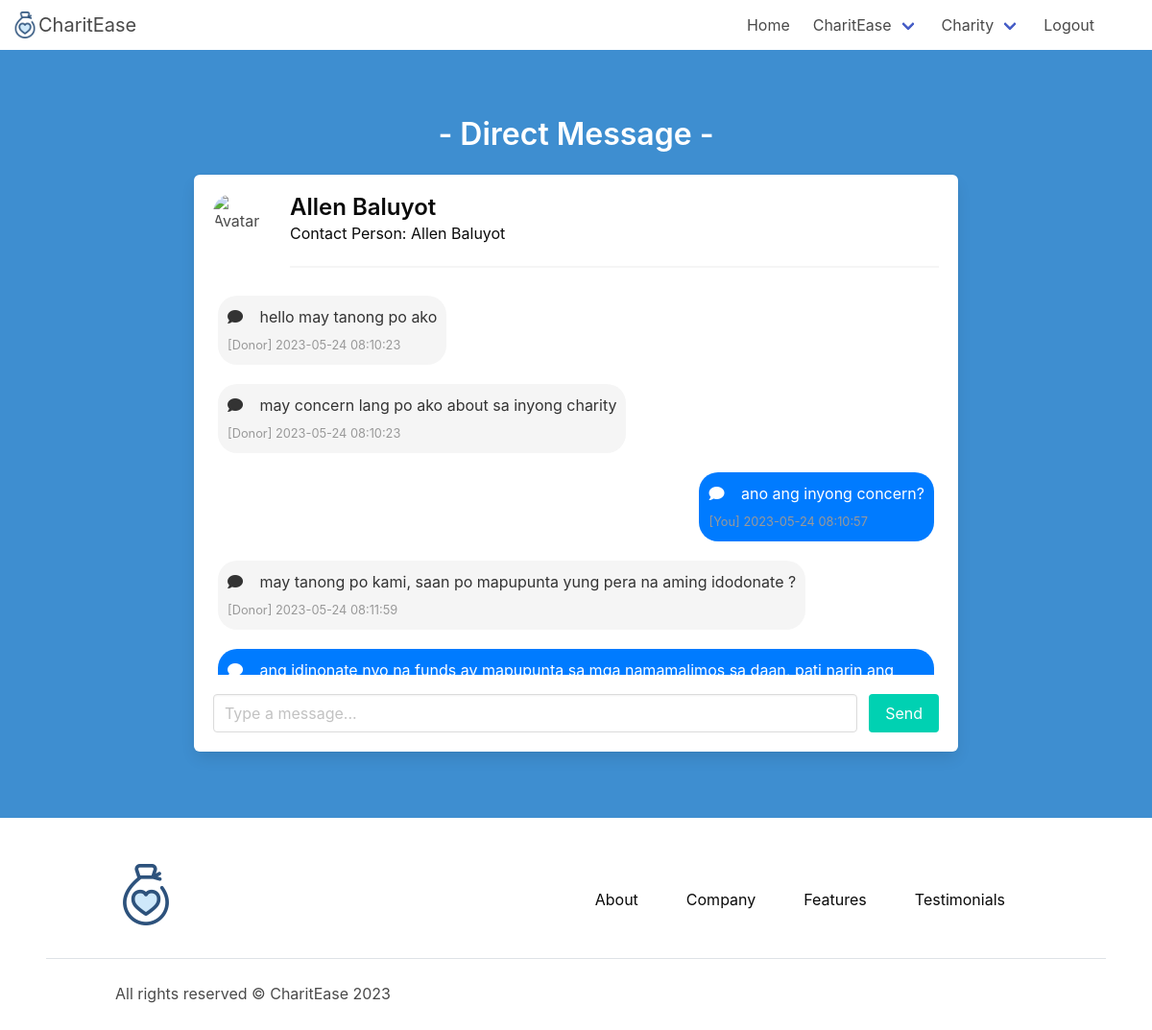
Page /p/org/messenger.php?did=3 (signed in) on the committed database.
### tables this page shows
CREATE TABLE `tbldonors` (
  `donor_id` int(11) NOT NULL,
  `donor_name` varchar(50) NOT NULL,
  `donor_contact_name` varchar(50) DEFAULT NULL,
  `donor_address` varchar(150) NOT NULL,
  `donor_type` varchar(20) NOT NULL,
  `org_type` varchar(50) DEFAULT NULL,
  `donor_phone` varchar(12) NOT NULL,
  `date_approved` date DEFAULT NULL,
  `is_approved` tinyint(1) NOT NULL
);

CREATE TABLE `tblconvo` (
  `convo_id` int(11) NOT NULL,
  `donor_id` int(11) NOT NULL,
  `org_id` int(11) NOT NULL,
  `initiate_by` varchar(10) NOT NULL,
  `message` varchar(4096) NOT NULL,
  `timestamp` timestamp NOT NULL DEFAULT current_timestamp() ON UPDATE current_timestamp(),
  `is_read` tinyint(1) NOT NULL DEFAULT 0
);

### p/org/messenger.php (the view, shortened to what this page needs)
<!DOCTYPE html>
<html>
<head>
  <link rel="stylesheet" href="https://cdn.jsdelivr.net/npm/bulma@0.9.4/css/bulma.min.css">
  <link rel="stylesheet" href="https://cdnjs.cloudflare.com/ajax/libs/font-awesome/5.15.3/css/all.min.css">
</head>
<body>
  <nav class="navbar" role="navigation" aria-label="main navigation">
    <div class="navbar-brand">
      <div class="navbar-start">
        <a href="" class="navbar-item">
          <img src="../../lib/imgs/charitease_icon.png" alt="Logo">
          <h1 class="subtitle">CharitEase</h1>
        </a>
      </div>
    </div>
    <div id="navbarMenu" class="navbar-menu">
      <div class="navbar-end">
        <a href="../../index.php" class="navbar-item">Home</a>
        <div class="navbar-item has-dropdown is-hoverable">
          <a href="" class="navbar-link">CharitEase</a>
        </div>
        <?php
          if (isset($_SESSION['user'])) {
            if ($_SESSION['user'] == 'donor') {
        ?>
              <div class="navbar-item has-dropdown is-hoverable">
                <a href="#" class="navbar-link">Donor</a>
                <div class="navbar-dropdown">
                  <a href="../../p/dnr/donate.php" class="navbar-item">Donate</a>
                  <a href="../../p/dnr/dashboard.php" class="navbar-item">Dashboard</a>
                </div>
              </div>
        <?php
            } else if ($_SESSION['user'] == 'charity') {
        ?>
              <div class="navbar-item has-dropdown is-hoverable">
                <a href="" class="navbar-link">Charity</a>
              </div>
        <?php
          } else if ($_SESSION['user'] == 'admin') {
        ?>
          <a href="../../p/adm/dashboard.php" class="navbar-item">Dashboard</a>
        <?php
            }
        ?>
            <a href="../../p/reg/logout.php" class="navbar-item">Logout</a>
        <?php
          } else {
        ?>
            <a href="../../p/reg/register.php" class="navbar-item">Register</a>
            <a href="../../p/reg/login.php" class="navbar-item">Login</a>
        <?php } ?>
      </div>
      <span class="navbar-item"></span>
      <span class="navbar-item"></span>
    </div>
  </nav>
  <?php
    $db = new Database();
    $conn = $db->connect();
    $donor_id = $_GET['did'];
    $org_id = $_SESSION['id'];
    $query = "SELECT * FROM `tblconvo` WHERE donor_id = '$donor_id' AND org_id = '$org_id' ORDER BY timestamp ASC";
    $result = mysqli_query($conn, $query);
    $messages = [];
    while ($row = mysqli_fetch_assoc($result)) {
      $messages[] = $row;
    }
    $getDonorText = "SELECT * FROM `tbldonors` WHERE donor_id = $donor_id";
		$resultDonor = mysqli_query($conn, $getDonorText);
		if (mysqli_num_rows($resultDonor) > 0) {
			$donor = mysqli_fetch_assoc($resultDonor);
		}
  ?>
  <section class="hero is-info is-fullheight">
    <div class="hero-body">
      <div class="container">
        <h1 class="title has-text-white has-text-centered">- Direct Message -</h1>
        <div class="columns is-mobile">
          <div class="column is-10 is-offset-1">
            <div class="box ">
            <div class="media">
          <div class="media-left">
            <figure class="image is-64x64">
              <img src="https://bulma.io/images/placeholders/64x64.png" alt="Avatar" class="is-rounded">
            </figure>
          </div>
          <div class="media-content">
            <p class="title is-4 has-text-black"><?php echo $donor['donor_name']; ?></p>
            <p class="subtitle is-6 has-text-black">Contact Person: <?php echo $donor['donor_contact_name']; ?></p>
            <hr>
          </div>
        </div>
            <div class="conversation">
              <?php
                foreach ($messages as $message) {
                  $bubbleClass = ($message['initiate_by'] == 'donor') ? 'incoming charity-a' : 'outgoing charity-a';
                  $personName = ($message['initiate_by'] == 'donor') ? 'Donor' : 'You';
              ?>
              <div class="conversation-bubble <?php echo $bubbleClass; ?>">
                <p>
                  <i class="fas fa-comment icon"></i>
                  <?php echo $message['message']; ?> <br>
                  <span class="timestamp"><?php echo "[" . $personName . "] " .  $message['timestamp']; ?></span>
                </p>
              </div>
              <?php } ?>
            </div>
            <form class="conversation-form" method="POST" autocomplete="off">
              <div class="field is-grouped">
                <div class="control is-expanded">
                  <input class="input" type="text" placeholder="Type a message..." name="msgbox">
                </div>
                <div class="control">
                  <button class="button is-primary" name="send" type="submit">Send</button>
                </div>
              </div>
            </form>
            </div>
          </div>
        </div>
      </div>
    </div>
  </section>
  <footer class="section">
    <div class="container">
      <div class="pb-5 is-flex is-flex-wrap-wrap is-justify-content-between is-align-items-center">
        <div class="mr-auto mb-1">
          <a href="#" class="is-inline-block">
            <img src="../../lib/imgs/charitease_icon.png" alt="" class="image is-64x64">
          </a>
        </div>
        <div>
          <ul class="is-flex is-flex-wrap-wrap is-align-items-center is-justify-content-center">
            <li class="mr-4"><a href="../../p/com/about.php" class="button is-white">About</a></li>
            <li class="mr-4"><a href="../../p/com/company.php" class="button is-white">Company</a></li>
            <li class="mr-4"><a href="../../p/com/features.php" class="button is-white">Features</a></li>
            <li class="mr-4"><a href="#" class="button is-white">Testimonials</a></li>
          </ul>
        </div>
      </div>
    </div>
    <div class="pt-5" style="border-top: 1px solid #dee2e6;"></div>
    <div class="container">
      <div class="is-flex-tablet is-justify-content-between is-align-items-center">
        <p>All rights reserved © CharitEase 2023</p>
      </div>
    </div>
  </footer>
</body>
</html>

### p/org/messenger.php (style rules this page uses)
.conversation { max-height: 400px; overflow-y: auto; }
.conversation-bubble { display: flex; flex-direction: column; align-items: flex-start; margin-bottom: 10px; max-height: 100px; overflow-y: auto; }
.conversation-bubble p { margin: 5px; padding: 10px; border-radius: 20px; }
.conversation-bubble .timestamp { font-size: 0.8rem; color: #999; margin-top: 5px; }
.incoming p { background-color: #f5f5f5; color: #333; align-self: flex-start; }
.outgoing p { background-color: #007bff; color: #fff; align-self: flex-end; }
.conversation-form { margin-top: 20px; }
.icon { margin-right: 5px; }

### rows in the picture
tbldonors: donor_name "Allen Baluyot", donor_contact_name "Allen Baluyot"
tblconvo: message "hello may tanong po ako", initiate_by "Donor", timestamp "2023-05-24 08:10:23"
tblconvo: message "may concern lang po ako about sa inyong charity", initiate_by "Donor", timestamp "2023-05-24 08:10:23"
tblconvo: message "ano ang inyong concern?", initiate_by "You", timestamp "2023-05-24 08:10:57"
tblconvo: message "may tanong po kami, saan po mapupunta yung pera na aming idodonate ?", initiate_by "Donor", timestamp "2023-05-24 08:11:59"
tblconvo: message "ang idinonate nyo na funds ay mapupunta sa mga namamalimos sa daan, pati narin ang…"
